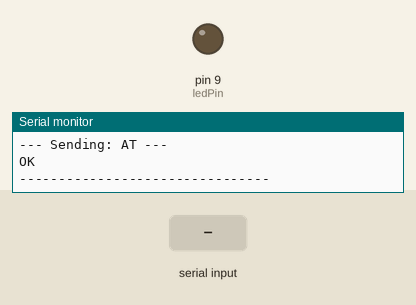
Bench run of a sketch on a simulated Arduino Uno, built with avr-gcc and run on an emulated ATmega328P. Shown: output pins drawn as LEDs (lit = HIGH), the last lines printed to the serial monitor. The test bench sets the inputs (shaded band). The modem accepts every AT command (registered, SIM ready, sends succeed) and sends nothing else.

Above: at 3.2 s.
3.3 s: "L1" received over Serial
At 4.0 s:
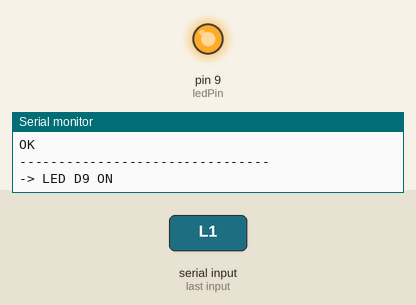
6.3 s: "L0" received over Serial
At 7.5 s:
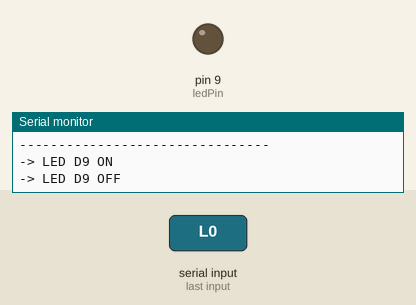
Timing chart, 0 to 9.3 s (numbered marks = the images above; inputs shaded):
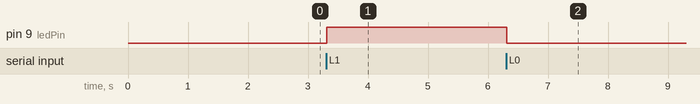

The sketch:

wifi-module.ino
```cpp
#include <SoftwareSerial.h>

// --- Конфигурация пинов ---
const int espRxPin = 2; // D2 Arduino -> TX ESP (SoftwareSerial RX)
const int espTxPin = 3; // D3 Arduino -> RX ESP (SoftwareSerial TX, через 1kΩ резистор)
const int ledPin = 9;   // D9 Arduino -> LED с резистором

// *** ОБЯЗАТЕЛЬНО ЗАМЕНИТЕ ЭТИ ЗНАЧЕНИЯ ***
const char* ssid = "YOUR_SSID";     // Имя вашей Wi-Fi сети
const char* password = "YOUR_PASSWORD"; // Пароль от вашей Wi-Fi сети
// ****************************************

// Скорость обмена данными с ESP8266
#define ESP_BAUD_RATE 115200

SoftwareSerial espSerial(espRxPin, espTxPin); // (RX, TX)

// --- Хелпер функции ---

// Управляет LED на D9
void checkLedCommand(String command) {
  if (command.startsWith("L1")) {
    digitalWrite(ledPin, HIGH);
    Serial.println("-> LED D9 ON");
  } else if (command.startsWith("L0")) {
    digitalWrite(ledPin, LOW);
    Serial.println("-> LED D9 OFF");
  }
}

// Отправляет AT команду, ждет ответа и выводит его в Serial Monitor
void sendATCommand(String command, const int timeout) {
  Serial.print("\n--- Sending: ");
  Serial.print(command);
  Serial.println(" ---");

  // 1. Отправляем команду
  espSerial.print(command);
  espSerial.print("\r\n"); // Обязательный CR/LF для AT-команд

  // 2. Ждем ответа
  long time = millis();
  while ((time + timeout) > millis()) {
    while (espSerial.available()) {
      Serial.write(espSerial.read()); // Печатаем ответ ESP
      delay(1);
    }
  }
  Serial.println("--------------------------------");
}


// --- Основные функции Arduino ---

void setup() {
  Serial.begin(9600);
  pinMode(ledPin, OUTPUT);
  digitalWrite(ledPin, LOW); // LED по умолчанию выключен

  Serial.println("--- System Ready ---");
  Serial.println("Commands:");
  Serial.println("  AT      - Test connection");
  Serial.println("  L1/L0   - Control LED");
  Serial.println("  TEST_WIFI - Run automated Wi-Fi connection sequence");

  espSerial.begin(ESP_BAUD_RATE);
  delay(1000); // Даем ESP время на загрузку

  // Начальная проверка
  sendATCommand("AT", 1000);
}


void loop() {
  // 1. Чтение и обработка команд из Serial Monitor (PC)
  if (Serial.available()) {
    delay(10);

    // Считываем всю команду в строку
    String cmd = "";
    while (Serial.available()) {
      cmd += (char)Serial.read();
    }
    cmd.trim();

    // Проверяем, является ли это командой управления LED
    checkLedCommand(cmd);

    // Запускаем автоматическую последовательность тестирования Wi-Fi
    if (cmd.equals("TEST_WIFI")) {
      Serial.println("\n--- Starting Automated Wi-Fi Test Sequence ---");

      // 1. AT: Проверка связи (уже сделано в setup, но для надежности можно повторить)
      sendATCommand("AT", 1000);

      // 2. AT+CWMODE=1: Устанавливаем режим клиента (Station Mode)
      sendATCommand("AT+CWMODE=1", 2000);

      // 3. AT+CWJAP="SSID","PASSWORD": Подключаемся к точке доступа
      // Используем строковую переменную для подстановки
      String joinCommand = "AT+CWJAP=\"" + String(ssid) + "\",\"" + String(password) + "\"";
      sendATCommand(joinCommand, 15000); // Ждем до 15 секунд для подключения

      // 4. AT+CIFSR: Запрашиваем IP адрес
      sendATCommand("AT+CIFSR", 3000);

      Serial.println("--- Wi-Fi Test Complete (Check for OK and IP address) ---");
    }

    // Если введена любая другая AT-команда, пропускаем ее через sendATCommand
    // Это позволяет вам вводить другие команды вручную (например, "AT+RST")
    if (cmd.startsWith("AT")) {
       sendATCommand(cmd, 3000);
    }
  }

  // 2. Отображаем любые внезапные ответы ESP (например, уведомления о дисконнекте)
  if (espSerial.available()) {
    while (espSerial.available()) {
      Serial.write(espSerial.read());
    }
  }
}
```

Measured:
- after the input at 3.3 s, pin 9 (ledPin): LOW → HIGH at once
- after the input at 6.3 s, pin 9 (ledPin): HIGH → LOW at once
